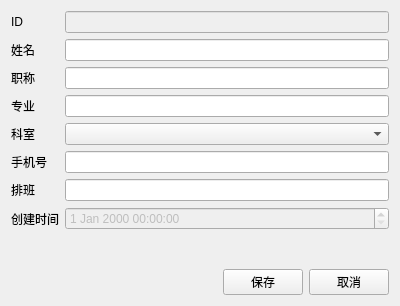
<?xml version="1.0" encoding="UTF-8"?>
<ui version="4.0">
 <class>DoctorEditView</class>
 <widget class="QWidget" name="DoctorEditView">
  <property name="geometry">
   <rect>
    <x>0</x>
    <y>0</y>
    <width>400</width>
    <height>306</height>
   </rect>
  </property>
  <property name="windowTitle">
   <string>医生信息编辑</string>
  </property>
  <layout class="QVBoxLayout" name="verticalLayout">
   <item>
    <layout class="QFormLayout" name="formLayout">
     <item row="0" column="0">
      <widget class="QLabel" name="label">
       <property name="text">
        <string>ID</string>
       </property>
      </widget>
     </item>
     <item row="0" column="1">
      <widget class="QLineEdit" name="dbEditID">
       <property name="enabled">
        <bool>false</bool>
       </property>
      </widget>
     </item>
     <item row="1" column="0">
      <widget class="QLabel" name="label_2">
       <property name="text">
        <string>姓名</string>
       </property>
      </widget>
     </item>
     <item row="1" column="1">
      <widget class="QLineEdit" name="dbEditName"/>
     </item>
     <item row="2" column="0">
      <widget class="QLabel" name="label_3">
       <property name="text">
        <string>职称</string>
       </property>
      </widget>
     </item>
     <item row="2" column="1">
      <widget class="QLineEdit" name="dbEditTitle"/>
     </item>
     <item row="3" column="0">
      <widget class="QLabel" name="label_4">
       <property name="text">
        <string>专业</string>
       </property>
      </widget>
     </item>
     <item row="3" column="1">
      <widget class="QLineEdit" name="dbEditSpecialty"/>
     </item>
     <item row="4" column="0">
      <widget class="QLabel" name="label_5">
       <property name="text">
        <string>科室</string>
       </property>
      </widget>
     </item>
     <item row="4" column="1">
      <widget class="QComboBox" name="dbComboDept"/>
     </item>
     <item row="5" column="0">
      <widget class="QLabel" name="label_6">
       <property name="text">
        <string>手机号</string>
       </property>
      </widget>
     </item>
     <item row="5" column="1">
      <widget class="QLineEdit" name="dbEditMobile"/>
     </item>
     <item row="6" column="0">
      <widget class="QLabel" name="label_7">
       <property name="text">
        <string>排班</string>
       </property>
      </widget>
     </item>
     <item row="6" column="1">
      <widget class="QLineEdit" name="dbEditSchedule"/>
     </item>
     <item row="7" column="0">
      <widget class="QLabel" name="label_8">
       <property name="text">
        <string>创建时间</string>
       </property>
      </widget>
     </item>
     <item row="7" column="1">
      <widget class="QDateTimeEdit" name="dbCreatedTimeStamp">
       <property name="enabled">
        <bool>false</bool>
       </property>
      </widget>
     </item>
    </layout>
   </item>
   <item>
    <layout class="QHBoxLayout" name="horizontalLayout">
     <item>
      <spacer name="horizontalSpacer">
       <property name="orientation">
        <enum>Qt::Orientation::Horizontal</enum>
       </property>
       <property name="sizeHint" stdset="0">
        <size>
         <width>40</width>
         <height>20</height>
        </size>
       </property>
      </spacer>
     </item>
     <item>
      <widget class="QPushButton" name="btSave">
       <property name="text">
        <string>保存</string>
       </property>
      </widget>
     </item>
     <item>
      <widget class="QPushButton" name="btCancel">
       <property name="text">
        <string>取消</string>
       </property>
      </widget>
     </item>
    </layout>
   </item>
  </layout>
 </widget>
 <resources/>
 <connections/>
</ui>
